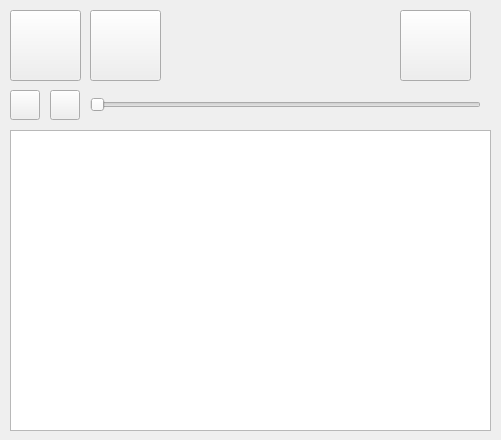
<?xml version="1.0" encoding="UTF-8"?>
<ui version="4.0">
 <class>Form</class>
 <widget class="QWidget" name="Form">
  <property name="geometry">
   <rect>
    <x>0</x>
    <y>0</y>
    <width>501</width>
    <height>440</height>
   </rect>
  </property>
  <property name="sizePolicy">
   <sizepolicy hsizetype="Fixed" vsizetype="Fixed">
    <horstretch>0</horstretch>
    <verstretch>0</verstretch>
   </sizepolicy>
  </property>
  <property name="windowTitle">
   <string>SCL Persian Speech Recognizer</string>
  </property>
  <widget class="QSlider" name="horizontalSlider">
   <property name="enabled">
    <bool>true</bool>
   </property>
   <property name="geometry">
    <rect>
     <x>90</x>
     <y>90</y>
     <width>391</width>
     <height>29</height>
    </rect>
   </property>
   <property name="orientation">
    <enum>Qt::Horizontal</enum>
   </property>
  </widget>
  <widget class="QPushButton" name="playButton">
   <property name="geometry">
    <rect>
     <x>10</x>
     <y>90</y>
     <width>30</width>
     <height>30</height>
    </rect>
   </property>
   <property name="text">
    <string/>
   </property>
   <property name="icon">
    <iconset>
     <normaloff>play.png</normaloff>play.png</iconset>
   </property>
   <property name="iconSize">
    <size>
     <width>25</width>
     <height>25</height>
    </size>
   </property>
  </widget>
  <widget class="QTextEdit" name="textEdit">
   <property name="geometry">
    <rect>
     <x>10</x>
     <y>130</y>
     <width>481</width>
     <height>301</height>
    </rect>
   </property>
  </widget>
  <widget class="QPushButton" name="openButton">
   <property name="geometry">
    <rect>
     <x>90</x>
     <y>10</y>
     <width>71</width>
     <height>71</height>
    </rect>
   </property>
   <property name="text">
    <string/>
   </property>
   <property name="icon">
    <iconset>
     <normaloff>open.png</normaloff>open.png</iconset>
   </property>
   <property name="iconSize">
    <size>
     <width>50</width>
     <height>50</height>
    </size>
   </property>
  </widget>
  <widget class="QPushButton" name="pauseButton">
   <property name="geometry">
    <rect>
     <x>50</x>
     <y>90</y>
     <width>30</width>
     <height>30</height>
    </rect>
   </property>
   <property name="text">
    <string/>
   </property>
   <property name="icon">
    <iconset>
     <normaloff>pause.png</normaloff>pause.png</iconset>
   </property>
   <property name="iconSize">
    <size>
     <width>25</width>
     <height>25</height>
    </size>
   </property>
  </widget>
  <widget class="QPushButton" name="recButton">
   <property name="geometry">
    <rect>
     <x>10</x>
     <y>10</y>
     <width>71</width>
     <height>71</height>
    </rect>
   </property>
   <property name="text">
    <string/>
   </property>
   <property name="icon">
    <iconset>
     <normaloff>record-512.png</normaloff>record-512.png</iconset>
   </property>
   <property name="iconSize">
    <size>
     <width>50</width>
     <height>50</height>
    </size>
   </property>
  </widget>
  <widget class="QPushButton" name="pushButton">
   <property name="geometry">
    <rect>
     <x>400</x>
     <y>10</y>
     <width>71</width>
     <height>71</height>
    </rect>
   </property>
   <property name="text">
    <string/>
   </property>
   <property name="icon">
    <iconset>
     <normaloff>transcribe.png</normaloff>transcribe.png</iconset>
   </property>
   <property name="iconSize">
    <size>
     <width>50</width>
     <height>50</height>
    </size>
   </property>
  </widget>
 </widget>
 <resources/>
 <connections/>
</ui>
